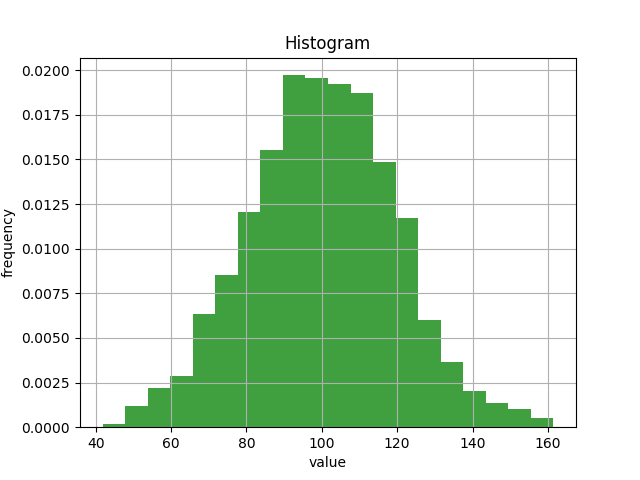

Here is the Python script that generated this plot:

from pylab import figure, title, xlabel, ylabel, \
                  hist, grid, savefig
from random import gauss

def make_histo(data, n_bins, fn):
    figure()
    num, bins, patches = hist(data, n_bins, normed=1.0, histtype='bar', \
                              facecolor='green', alpha=0.75)
    title('Histogram')
    xlabel('value')
    ylabel('frequency')
    grid(True)
    savefig(fn)


data = [gauss(100, 20) for i in range(1000)]

make_histo(data, 20, 'histogram.png')
